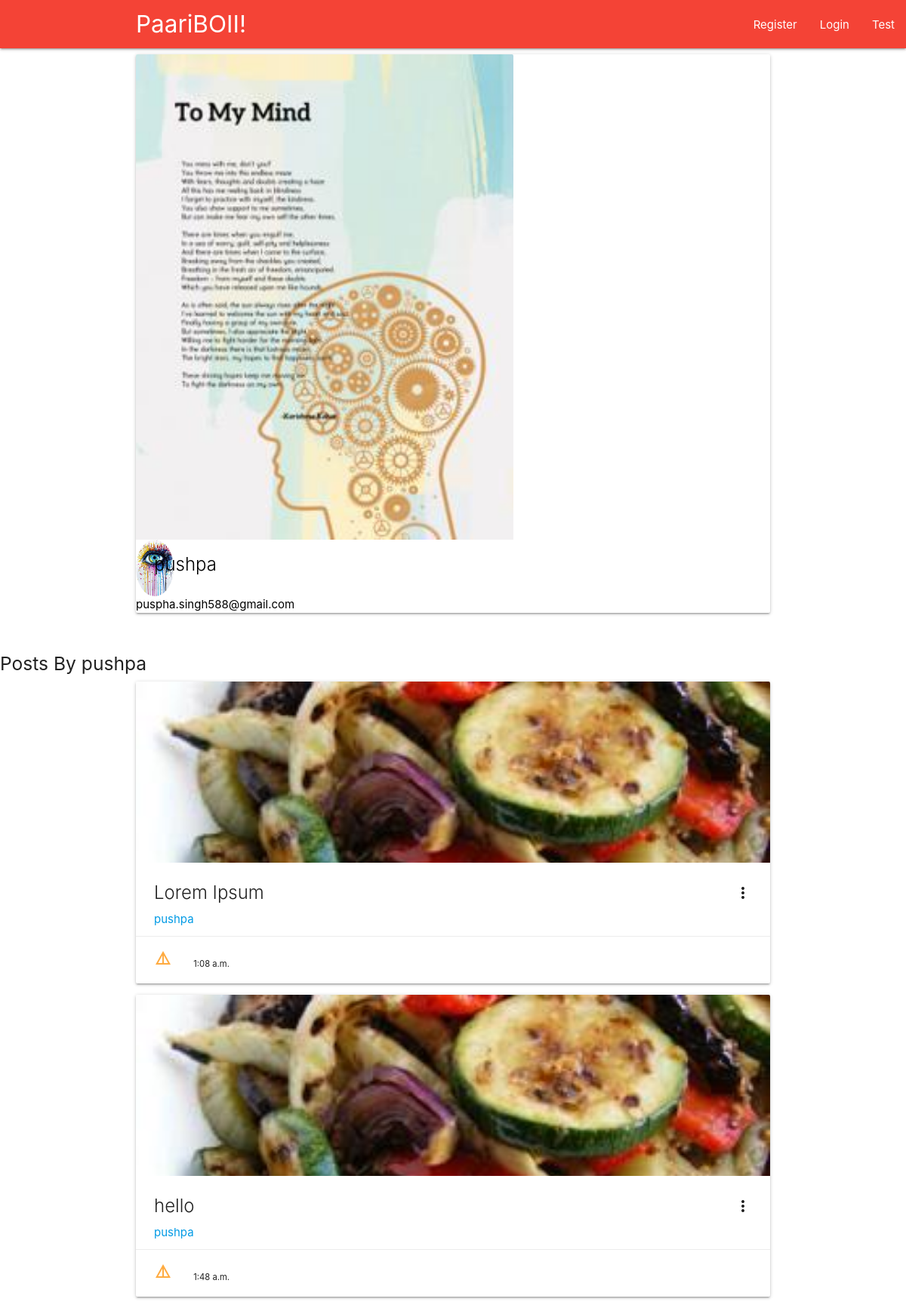
The page /profile/3 on the database its author committed.
### network/models.py (models this page shows, shortened)
class Profile(models.Model):
    user = models.OneToOneField(User, on_delete = models.CASCADE, default =1)
    image = models.ImageField(default ='default_profile.jpg', upload_to ='profile_pics')
    profile_cover = models.ImageField(default='default_cover_pic.jpg', upload_to='cover_pics')
    bio = models.TextField(max_length = 288, blank= True)

class Post(models.Model):
    title = models.CharField(max_length = 100)
    content = models.TextField()
    created_on = models.TimeField(auto_now = True)
    author = models.ForeignKey(User, on_delete = models.CASCADE,)
    image = models.ImageField(default = 'default.jpg',upload_to = 'post_pics',)

### network/views.py (the view)
# urls.py: path('profile/<int:pk>',user_views.ProfileDetail.as_view(),name = 'profile_detail'),
class ProfileDetail(DetailView):
    model = Profile
    def get_context_data(self, **kwargs):
        context = super().get_context_data(**kwargs)
        context['posts'] = Post.objects.all()
        return context

### network/templates/network/profile_detail.html (shortened to what this page needs)
{% extends "network/base.html"%}
{% block content %}
<div class = "container">
    <div class="col s12 m7 l3">
        <div class="card">
          <div class="card-image">
              <img src="{{ object.profile_cover.url }}" class="background" style="width:500px; hieght:500px">
              <a href="#user"><img  style="border-radius: 50%;width:50px; hieght:50px" src="{{ object.image.url }}"></a>
              <a href="#name"><span class="black-text name card-title" >{{ object.user.username}}</span></a>
        </div>
            <a href="#email"><span class="black-text email">{{ object.user.email }}</span></a>
    </div>
</div>
    </div>
    <br>
    <h5>Posts By {{ object.user.username}}</h5>
    <div class="container col s12 m7 l3">
     {% for post in posts %}
     {% if object.user == post.author%}
            <div class = "col s12 m6 l4">
                <div class="card medium">
                    <div class="card-image waves-effect waves-block waves-light">
                        <img class="activator" src="{{post.image.url}}">
                    </div>
                    <div class="card-content">
                        <span class="card-title activator grey-text text-darken-4">{{post.title}}
                            <i href= "#" class="material-icons right tooltipped" data-position="bottom" data-tooltip="Open Card">more_vert</i></span>
                        <p><a href="{% url 'network:profile_detail' post.author.profile.id %}">{{post.author.username}}</a></p>
                        <br>
                        <p class = "card-action"><a href = "{% url 'network:post_detail' post.id %}"><i class = "material-icons">details</i></a>
                        <small class = ".bottomleft">{{ post.created_on}}</small>
                    </div>
                </div>
            </div>
            {% endif %}
            {% endfor %}
    </div>
{% endblock%}

### rows shown on the page
Profile: profile_cover (picture), image (picture), user.username "pushpa", user.email "puspha.singh588@gmail.com"
Post: image (placeholder picture), title "Lorem Ipsum", author.username "pushpa", created_on "1:08 a.m."
Post: image (placeholder picture), title "hello", author.username "pushpa", created_on "1:48 a.m."
